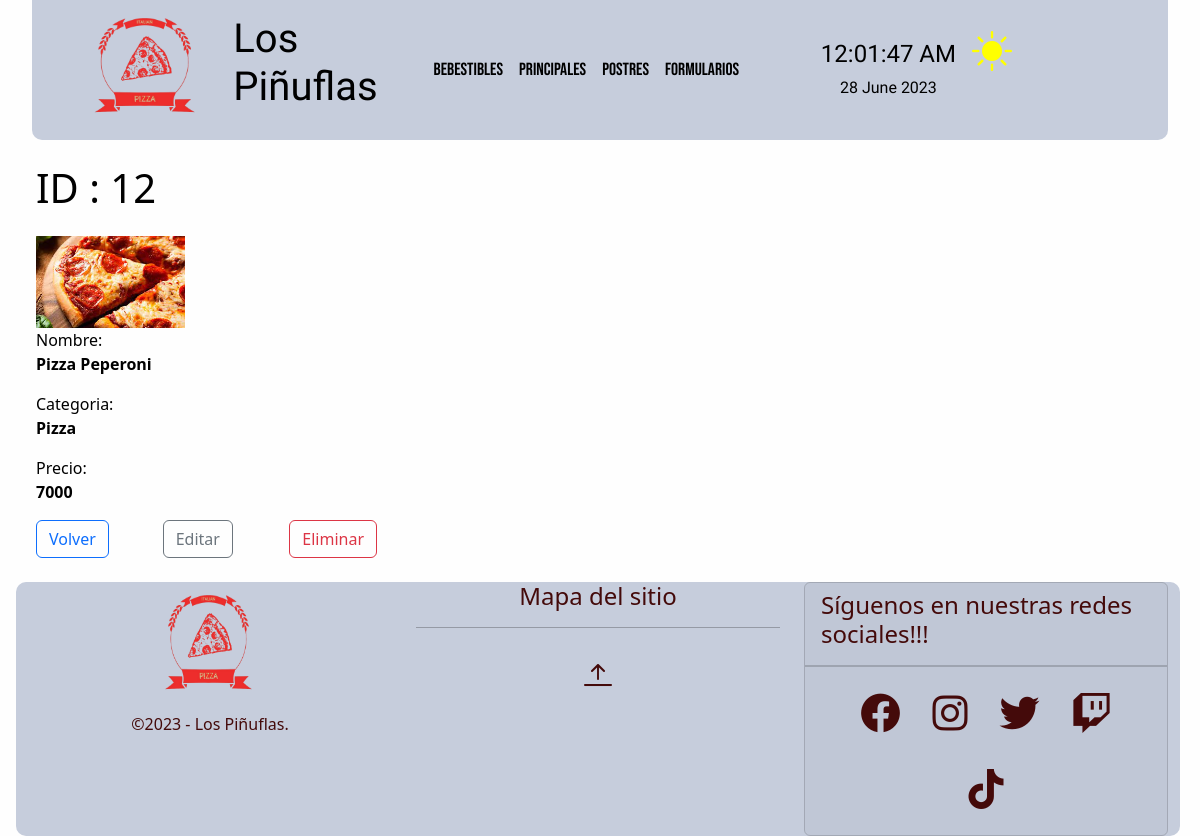
The page /crud/principales/detail/12 on the database its author committed.
### crud/models.py (models this page shows, shortened)
class Principal(models.Model):
    nombre=models.CharField(max_length=20)
    categoria=models.CharField(max_length=20)
    precio=models.IntegerField()
    image = models.ImageField(verbose_name='Imagen',upload_to='media/principal',null=True,blank=True)
    class Meta:
        verbose_name = 'principal'
        verbose_name_plural = 'principales'
        ordering = ['categoria','nombre']

### crud/views.py (the view)
# urls.py: path('principales/detail/<str:principal_id>', principal_detail, name="principal-detail"),
def principal_detail(request, principal_id):
    try:
        principal = Principal.objects.get(id=principal_id)
        if principal:
            context = {'principal':principal}
            return render(request,'crud/principal-detail.html',context)
        else:
            return redirect(reverse('principales') + '?lala')
    except:
        return redirect(reverse('principales') + '?FAIL')

### crud/templates/crud/principal-detail.html (shortened to what this page needs)
{% extends 'crud/base.html' %}
{% load static %}
{% block content %}
<div class="container m-4">
    <div class="row mb-3">
        <h1>ID : {{principal.id}}</h1>
    </div>
    <div class="col-md-4">
        {% if principal.image %}
        <img class="img-update" src="{{principal.image.url}}" alt="{{principal.nombre}}">
        {% else%}
        <img class="img-update" src="{% static 'crud/img/image_not_found.jpg' %}" alt="INF">
        {% endif %}
    </div>
    <div class="row">
        <div class="col-md-8">
            <ul class="list-unstyled">
                <li class="mb-2">Nombre: <p class="fw-bold">{{principal.nombre}}</p></li>
                <li class="mb-2">Categoria: <p class="fw-bold">{{principal.categoria}}</p></li>
                <li class="mb-2">Precio: <p class="fw-bold">{{principal.precio}}</p></li>
            </ul>
            <div class="row">
                <div class="col-2">
                    <a class="btn btn-outline-primary" href="{% url 'principales' %}">Volver</a>
                </div>
                <div class="col-2">
                    <a class="btn btn-outline-secondary" href="{% url 'principal-edit' principal_id=principal.id %}">Editar</a>
                </div>
                <div class="col-2">
                    <a class="btn btn-outline-danger" d
                    href="{% url 'principal-delete' principal_id=principal.id %}">
                    Eliminar
                </a>
                </div>
            </div>
        </div>
    </div>
</div>
{% endblock %}

### core/static/core/css/colors.css (style rules this page uses)
:root,[new-data-bs-theme="light"] { --clr-light:#FFF9DE; --crl-dark:#67d4f5; --clr-primary:#5350ff; --clr-secondary:#FFD3B0; --clr-accent:#f54141; --clr-accent2:#440a0a; --bg-top-bottom:#c6cddc; --bg-middle:#fefefe; --text-top: black; --text-middle: black; --text-bottom:black; --fg: var(--clr-light); --bg: var(--crl-dark); }
body { background-color: #2C3333; }
.colors-middle { background: var(--bg-middle); color: var(--text-middle); transition: background-color 1.2s ease-in-out; }

### crud/static/crud/css/imagenes.css (style rules this page uses)
.img-update { height: 40%; width: 40%; }

### rows shown on the page
Principal: id "12", image (picture), nombre "Pizza Peperoni", categoria "Pizza", precio "7000"
